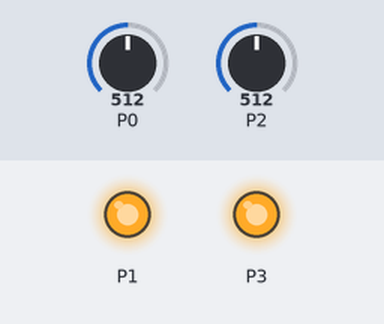
A program run on a simulated BBC micro:bit (MakeCode). Parts: output pins drawn as LEDs (lit = HIGH). Inputs (shaded band) come from the test bench; at power-on: P2 = 512, P0 = 512 (analog values on the 0–1023 scale).

Above: at 1.2 s.
1.3 s: P2 set to 33
2.8 s: P2 set to 27
At 3.3 s:
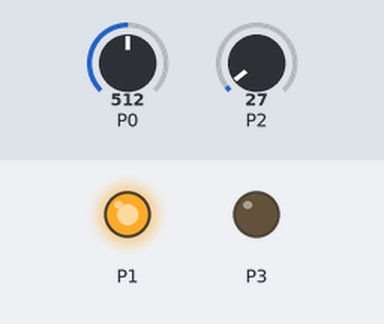
4.3 s: P0 set to 989
5.8 s: P0 set to 1017
At 7.0 s:
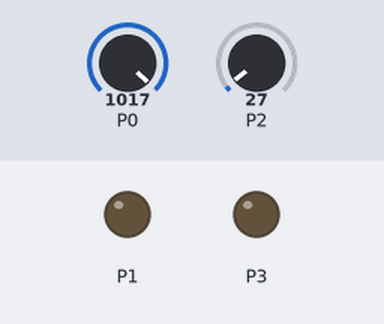
7.3 s: P2 set to 122
At 7.7 s:
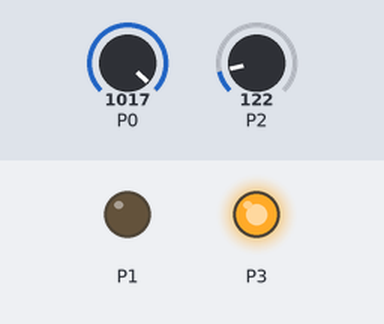
8.8 s: P2 set to 20
At 9.1 s:
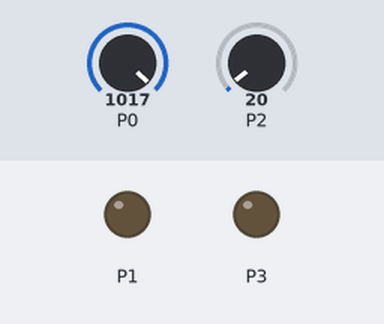
Timing chart, 0 to 11.3 s (numbered marks = the images above; inputs shaded):
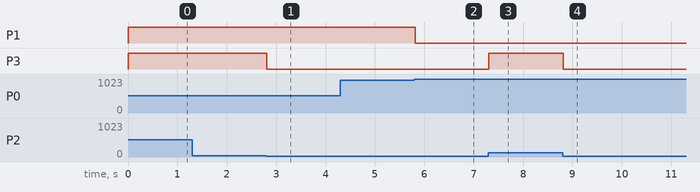

The program:

main.ts
```typescript
basic.forever(function () {
    if (pins.analogReadPin(AnalogPin.P0) < 1000) {
        pins.digitalWritePin(DigitalPin.P1, 1)
    } else {
        pins.digitalWritePin(DigitalPin.P1, 0)
    }
})
basic.forever(function () {
    if (pins.analogReadPin(AnalogPin.P2) > 30) {
        pins.digitalWritePin(DigitalPin.P3, 1)
    } else {
        pins.digitalWritePin(DigitalPin.P3, 0)
    }
})
basic.forever(function () {

})
```

test.ts
```typescript
// Hier kann man Tests durchführen; diese Datei wird nicht kompiliert, wenn dieses Paket als Erweiterung verwendet wird.
```

Measured:
- the behaviour switches between 31 and 30 on P2 (found by bisection; images 0 and 1)
- the behaviour switches between 999 and 1000 on P0 (found by bisection; images 1 and 2)
- after the input at 1.3 s, every drawn part: stays the same
- after the input at 2.8 s, P3: HIGH → LOW at once
- after the input at 4.3 s, every drawn part: stays the same
- after the input at 5.8 s, P1: HIGH → LOW at once
- after the input at 7.3 s, P3: LOW → HIGH at once
- after the input at 8.8 s, P3: HIGH → LOW at once
